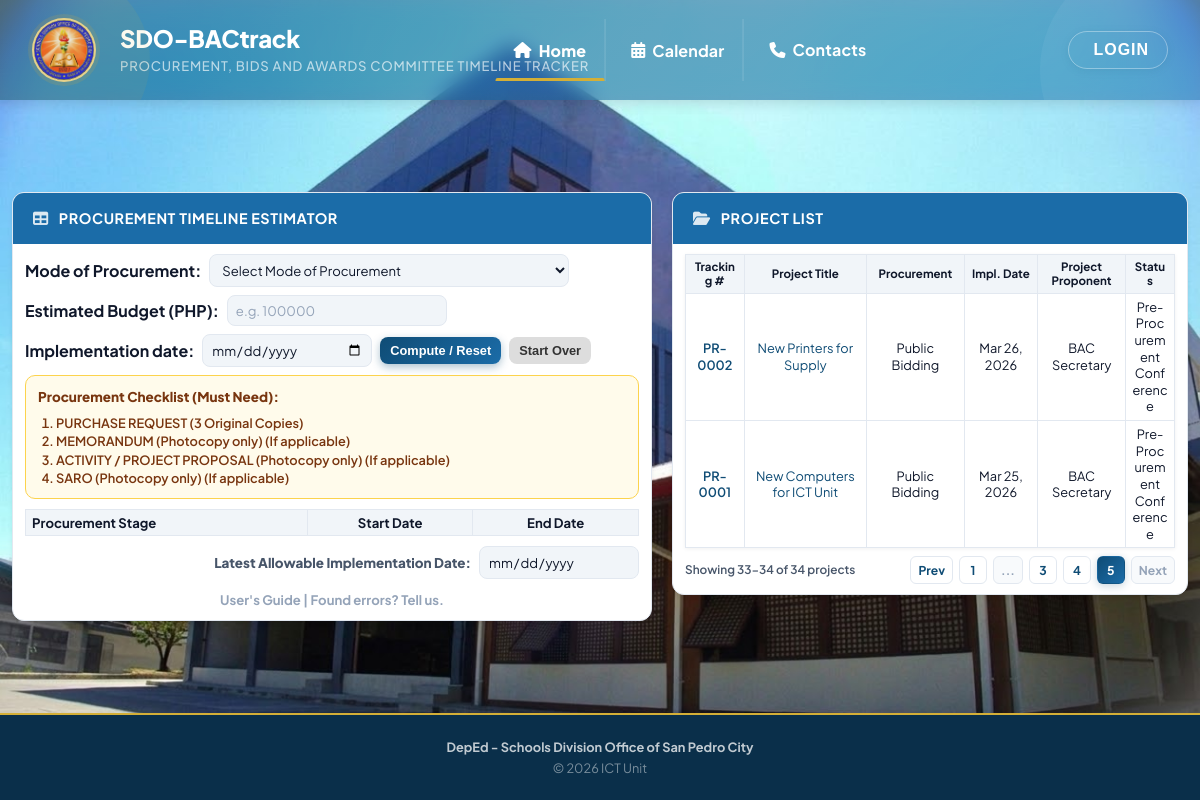
/admin/landing.php?page=5, run on the app's committed database.
### tables this page shows
CREATE TABLE `projects` (
  `id` int(11) NOT NULL,
  `title` varchar(255) NOT NULL,
  `bactrack_id` varchar(32) DEFAULT NULL,
  `description` text DEFAULT NULL,
  `procurement_type` varchar(50) NOT NULL DEFAULT 'PUBLIC_BIDDING',
  `project_start_date` date DEFAULT NULL,
  `approved_budget` decimal(15,2) DEFAULT NULL,
  `project_owner_name` varchar(255) DEFAULT NULL,
  `created_by` int(11) NOT NULL,
  `approval_status` enum('DRAFT','PENDING_APPROVAL','APPROVED','REJECTED') NOT NULL DEFAULT 'APPROVED',
  `rejection_remarks` text DEFAULT NULL,
  `rejected_by` int(11) DEFAULT NULL,
  `rejected_at` timestamp NULL DEFAULT NULL,
  `created_at` timestamp NOT NULL DEFAULT current_timestamp(),
  `updated_at` timestamp NOT NULL DEFAULT current_timestamp() ON UPDATE current_timestamp()
);

### admin/landing.php (the view, shortened to what the rows shown need)
<!DOCTYPE html>
<html lang="en">
<head>
    <link rel="stylesheet" href="https://cdnjs.cloudflare.com/ajax/libs/font-awesome/6.5.1/css/all.min.css">
    <link href="https://cdn.jsdelivr.net/npm/fullcalendar@6.1.10/index.global.min.css" rel="stylesheet">
</head>
<body>
    <header class="site-header">
        <div class="header-inner">
            <div class="header-text-group">
                <h1><?php echo APP_NAME; ?></h1>
            </div>
        </div>
    </header>
    <main class="main-content">
        <div class="content-wrap">
            <section id="landing-home-panel" class="landing-tab-panel active" role="tabpanel" aria-labelledby="landing-home-tab">
            <div class="top-panels-fullwidth">
            <div class="top-panels">
            <div class="data-card estimator-card">
                <div class="card-body">
                    <table style="width:100%;border-collapse:collapse;">
                        <thead>
                            <tr style="background:var(--bg-secondary);">
                                <th style="padding:5px 6px;border:1px solid var(--border-color);width:46%;text-align:left;">Procurement Stage</th>
                                <th style="padding:5px 6px;border:1px solid var(--border-color);width:27%;">Start Date</th>
                                <th style="padding:5px 6px;border:1px solid var(--border-color);width:27%;">End Date</th>
                            </tr>
                        </thead>
                    </table>
                </div>
            </div>
            <?php
            require_once __DIR__ . '/../models/Project.php';
            $projectModel = new Project();
            $allProjects = $projectModel->getAll([]);
            $projectsPerPage = 8;
            $currentPage = isset($_GET['page']) ? (int) $_GET['page'] : 1;
            $offset = ($currentPage - 1) * $projectsPerPage;
            $projects = array_slice($allProjects, $offset, $projectsPerPage);
            ?>
            <div class="data-card projects-card">
                <div class="card-body">
                <?php if (empty($projects)): ?>
                    <div class="empty-state compact-empty" style="text-align:center;">
                        <div class="empty-icon" style="color:var(--text-muted);"><i class="fas fa-folder-plus"></i></div>
                        <h3>No projects found</h3>
                        <p style="color:var(--text-muted);">No BAC projects have been created yet.</p>
                    </div>
                <?php else: ?>
                    <div class="table-responsive">
                        <table class="data-table projects-table">
                            <colgroup>
                            </colgroup>
                            <thead>
                                <tr>
                                    <th title="Tracking Number">Tracking #</th>
                                    <th title="Project Title">Project Title</th>
                                    <th title="Mode of Procurement">Procurement</th>
                                    <th title="Implementation Date">Impl. Date</th>
                                    <th title="Project Proponent">Project Proponent</th>
                                    <th title="Status">Status</th>
                                </tr>
                            </thead>
                            <tbody>
                                <?php foreach ($projects as $project): ?>
                                <?php
                                    $procTypeKey = $project['procurement_type'] ?? '';
                                    $procTypeLabel = PROCUREMENT_TYPES[$procTypeKey] ?? $procTypeKey;
                                    $rawStatus = !empty($project['timeline_status'])
                                        ? $project['timeline_status']
                                        : ($project['approval_status'] ?? 'APPROVED');
                                    $statusText = (string)$rawStatus;
                                    if (preg_match('/^Step\s+\d+\s*:\s*(.+?)(?:\s*\([A-Z_]+\))?$/i', $statusText, $matches)) {
                                        $statusText = trim($matches[1]);
                                    } elseif (preg_match('/^[A-Z_]+$/', $statusText)) {
                                        $statusText = ucwords(strtolower(str_replace('_', ' ', $statusText)));
                                    }
                                    $implementationDate = !empty($project['project_start_date'])
                                        ? date('M d, Y', strtotime($project['project_start_date']))
                                        : 'Not set';
                                    $projectOwner = !empty($project['creator_name'])
                                        ? $project['creator_name']
                                        : 'Unassigned';
                                ?>
                                <tr class="project-row">
                                    <td class="projects-td-tracking">
                                        <button
                                            type="button"
                                            class="project-open-link tracking-number-link"
                                            onclick="openBacProcessModal(<?php echo (int)$project['id']; ?>, <?php echo htmlspecialchars(json_encode($project['title']), ENT_QUOTES, 'UTF-8'); ?>, <?php echo htmlspecialchars(json_encode($project['description'] ?? ''), ENT_QUOTES, 'UTF-8'); ?>);"
                                            aria-label="Open BAC process for project <?php echo (int)$project['id']; ?>"
                                        >
                                            <?php echo htmlspecialchars($project['bactrack_id'] ?? sprintf('PR-%04d', $project['id'])); ?>
                                        </button>
                                    </td>
                                    <td>
                                        <button
                                            type="button"
                                            class="project-open-link"
                                            onclick="openBacProcessModal(<?php echo (int)$project['id']; ?>, <?php echo htmlspecialchars(json_encode($project['title']), ENT_QUOTES, 'UTF-8'); ?>, <?php echo htmlspecialchars(json_encode($project['description'] ?? ''), ENT_QUOTES, 'UTF-8'); ?>);"
                                        >
                                            <?php echo htmlspecialchars($project['title']); ?>
                                        </button>
                                    </td>
                                    <td><?php echo htmlspecialchars($procTypeLabel); ?></td>
                                    <td><?php echo htmlspecialchars($implementationDate); ?></td>
                                    <td><?php echo htmlspecialchars($projectOwner); ?></td>
                                    <td><?php echo htmlspecialchars($statusText); ?></td>
                                </tr>
                                <?php endforeach; ?>
                            </tbody>
                        </table>
                    </div>
                <?php endif; ?>
                </div>
            </div>
            </div>
            </div>
            </section>
        </div>
    </main>
</body>
</html>

### data on the page
projects: bactrack+id "PR-0002", title "New Printers for Supply", procurement_type "Public Bidding", project_start_date "Mar 26, 2026", projectOwner "BAC Secretary", statusText "Pre-Procurement Conference"
projects: bactrack+id "PR-0001", title "New Computers for ICT Unit", procurement_type "Public Bidding", project_start_date "Mar 25, 2026", projectOwner "BAC Secretary", statusText "Pre-Procurement Conference"

### other printed values
APP_NAME "SDO-BACtrack"
APP_SUBTITLE "PROCUREMENT, BIDS AND AWARDS COMMITTEE TIMELINE TRACKER"
$startRow "33"
$endRow "34"
$totalProjects "34"
